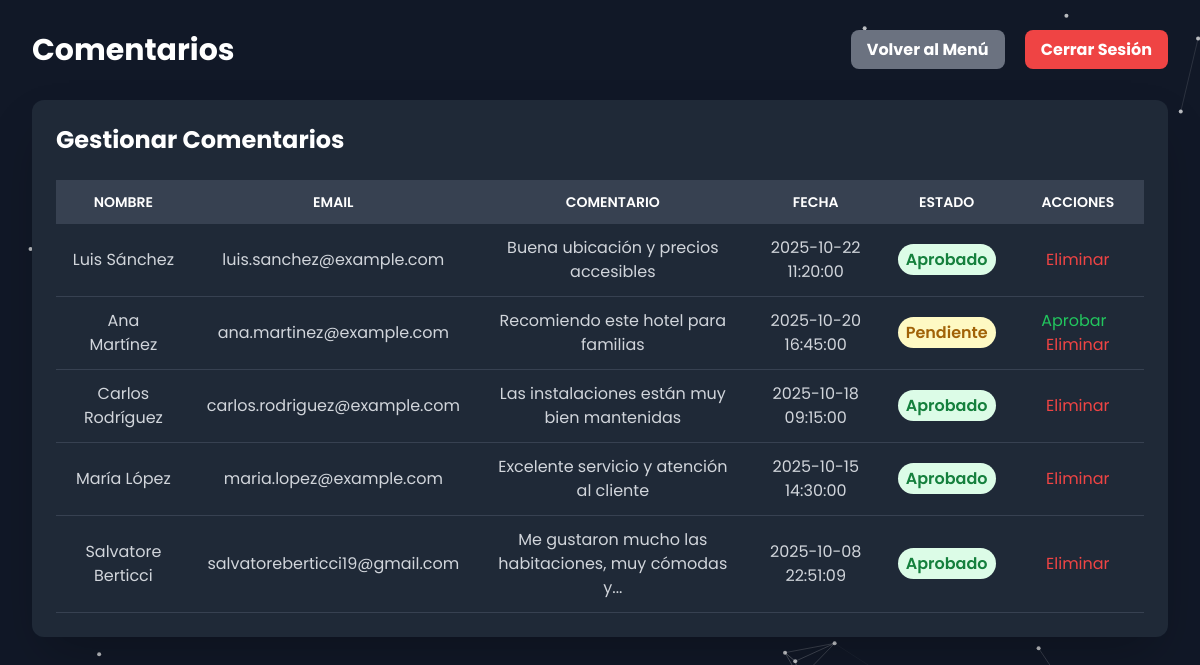
/admin_comments.php (signed in), run on the app's committed database.
### tables this page shows
CREATE TABLE `comments` (
  `id` int(11) NOT NULL,
  `name` varchar(255) NOT NULL,
  `email` varchar(255) NOT NULL,
  `comment` text NOT NULL,
  `created_at` timestamp NOT NULL DEFAULT current_timestamp(),
  `approved` tinyint(1) DEFAULT 0
);

### admin_comments.php (the view, shortened to what this page needs)
<?php
include 'php/db.php';
$comments_sql = "SELECT id, name, email, comment, created_at, approved FROM comments ORDER BY created_at DESC";
$comments_result = $conn->query($comments_sql);
?>
<!DOCTYPE html>
<html lang="es">
<head>
    <script src="https://cdn.tailwindcss.com"></script>
    <link href="https://unpkg.com/aos@2.3.1/dist/aos.css" rel="stylesheet">
    <link rel="stylesheet" href="https://cdnjs.cloudflare.com/ajax/libs/font-awesome/6.4.0/css/all.min.css" />
    <link rel="stylesheet" href="css/styles.css">
</head>
<body class="bg-gray-900 text-white font-poppins">
    <div class="min-h-screen p-8">
        <div class="flex justify-between items-center mb-8">
            <div class="flex items-center">
                <h1 class="text-3xl font-bold">Comentarios</h1>
            </div>
            <div>
                <a href="admin.php" class="bg-gray-500 hover:bg-gray-600 text-white font-bold py-2 px-4 rounded-lg mr-4">Volver al Menú</a>
                <a href="php/logout.php" class="bg-red-500 hover:bg-red-600 text-white font-bold py-2 px-4 rounded-lg">Cerrar Sesión</a>
            </div>
        </div>
        <div class="bg-gray-800 text-white p-6 rounded-xl shadow-2xl mt-8">
            <h2 class="text-2xl font-bold mb-6">Gestionar Comentarios</h2>
            <div class="overflow-x-auto">
                <table class="min-w-full bg-gray-800">
                    <thead class="bg-gray-700 text-white">
                        <tr>
                            <th class="py-3 px-4 uppercase font-semibold text-sm text-center">Nombre</th>
                            <th class="py-3 px-4 uppercase font-semibold text-sm text-center">Email</th>
                            <th class="py-3 px-4 uppercase font-semibold text-sm text-center">Comentario</th>
                            <th class="py-3 px-4 uppercase font-semibold text-sm text-center">Fecha</th>
                            <th class="py-3 px-4 uppercase font-semibold text-sm text-center">Estado</th>
                            <th class="py-3 px-4 uppercase font-semibold text-sm text-center">Acciones</th>
                        </tr>
                    </thead>
                    <tbody class="text-gray-300">
                        <?php if ($comments_result->num_rows > 0): ?>
                            <?php while($comment = $comments_result->fetch_assoc()): ?>
                                <tr class="hover:bg-gray-700 border-b border-gray-700">
                                    <td class="py-3 px-4 text-center"><?php echo htmlspecialchars($comment['name']); ?></td>
                                    <td class="py-3 px-4 text-center"><?php echo htmlspecialchars($comment['email']); ?></td>
                                    <td class="py-3 px-4 text-center"><?php echo htmlspecialchars(substr($comment['comment'], 0, 50)) . (strlen($comment['comment']) > 50 ? '...' : ''); ?></td>
                                    <td class="py-3 px-4 text-center"><?php echo $comment['created_at']; ?></td>
                                    <td class="py-3 px-4 text-center">
                                        <?php if ($comment['approved']): ?>
                                            <span class="px-2 py-1 font-semibold leading-tight rounded-full bg-green-100 text-green-700">Aprobado</span>
                                        <?php else: ?>
                                            <span class="px-2 py-1 font-semibold leading-tight rounded-full bg-yellow-100 text-yellow-700">Pendiente</span>
                                        <?php endif; ?>
                                    </td>
                                    <td class="py-3 px-4 text-center">
                                        <?php if (!$comment['approved']): ?>
                                            <a href="php/comment_handler.php?approve=<?php echo $comment['id']; ?>" class="text-green-500 hover:text-green-700 mr-2">Aprobar</a>
                                        <?php endif; ?>
                                        <a href="php/comment_handler.php?delete_comment=<?php echo $comment['id']; ?>" onclick="return confirm('¿Estás seguro de eliminar este comentario?')" class="text-red-500 hover:text-red-700">Eliminar</a>
                                    </td>
                                </tr>
                            <?php endwhile; ?>
                        <?php else: ?>
                            <tr>
                                <td colspan="6" class="text-center py-4">No hay comentarios.</td>
                            </tr>
                        <?php endif; ?>
                    </tbody>
                </table>
            </div>
        </div>
    </div>
</body>
</html>

### css/styles.css (style rules this page uses)
:root { --font-montserrat: 'Montserrat', sans-serif; --font-poppins: 'Poppins', sans-serif; --color-green: #006400; --color-red: #FF0000; }
body { font-family: var(--font-poppins); background-color: transparent; }

### admin_comments.php (style rules this page uses)
body { background: #111; overflow-x: hidden; }

### data on the page
comments: name "Luis Sánchez", email "luis.sanchez@example.com", comment "Buena ubicación y precios accesibles", created_at "2025-10-22 11:20:00", approved "Aprobado"
comments: name "Ana Martínez", email "ana.martinez@example.com", comment "Recomiendo este hotel para familias", created_at "2025-10-20 16:45:00", approved "Pendiente"
comments: name "Carlos Rodríguez", email "carlos.rodriguez@example.com", comment "Las instalaciones están muy bien mantenidas", created_at "2025-10-18 09:15:00", approved "Aprobado"
comments: name "María López", email "maria.lopez@example.com", comment "Excelente servicio y atención al cliente", created_at "2025-10-15 14:30:00", approved "Aprobado"
comments: name "Salvatore Berticci", email "salvatoreberticci19@gmail.com", comment "Me gustaron mucho las habitaciones, muy cómodas y", created_at "2025-10-08 22:51:09", approved "Aprobado"
